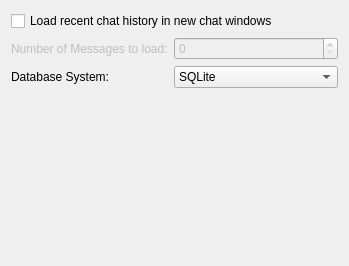
<?xml version="1.0" encoding="UTF-8"?>
<ui version="4.0">
 <class>HistoryPreferencesUI</class>
 <widget class="QWidget" name="HistoryPreferencesUI">
  <property name="geometry">
   <rect>
    <x>0</x>
    <y>0</y>
    <width>349</width>
    <height>266</height>
   </rect>
  </property>
  <property name="windowTitle">
   <string>Preferences</string>
  </property>
  <layout class="QVBoxLayout" name="verticalLayout">
   <item>
    <layout class="QGridLayout" name="gridLayout">
     <item row="0" column="0" colspan="2">
      <widget class="QCheckBox" name="chkLoadRecentMessages">
       <property name="text">
        <string>Load recent chat history in new chat windows</string>
       </property>
      </widget>
     </item>
     <item row="1" column="0">
      <widget class="QLabel" name="label">
       <property name="enabled">
        <bool>false</bool>
       </property>
       <property name="text">
        <string>Number of Messages to load:</string>
       </property>
      </widget>
     </item>
     <item row="1" column="1">
      <widget class="QSpinBox" name="spinNoOfMessagesToLoad">
       <property name="enabled">
        <bool>false</bool>
       </property>
       <property name="sizePolicy">
        <sizepolicy hsizetype="Expanding" vsizetype="Fixed">
         <horstretch>0</horstretch>
         <verstretch>0</verstretch>
        </sizepolicy>
       </property>
      </widget>
     </item>
     <item row="2" column="0">
      <widget class="QLabel" name="label_2">
       <property name="text">
        <string>Database System:</string>
       </property>
      </widget>
     </item>
     <item row="2" column="1">
      <widget class="QComboBox" name="cboDbSystem">
       <item>
        <property name="text">
         <string>SQLite</string>
        </property>
       </item>
       <item>
        <property name="text">
         <string>MySQL</string>
        </property>
       </item>
       <item>
        <property name="text">
         <string>Postgre SQL</string>
        </property>
       </item>
      </widget>
     </item>
    </layout>
   </item>
   <item>
    <spacer name="verticalSpacer">
     <property name="orientation">
      <enum>Qt::Vertical</enum>
     </property>
     <property name="sizeHint" stdset="0">
      <size>
       <width>20</width>
       <height>148</height>
      </size>
     </property>
    </spacer>
   </item>
  </layout>
 </widget>
 <resources/>
 <connections>
  <connection>
   <sender>chkLoadRecentMessages</sender>
   <signal>toggled(bool)</signal>
   <receiver>label</receiver>
   <slot>setEnabled(bool)</slot>
   <hints>
    <hint type="sourcelabel">
     <x>66</x>
     <y>19</y>
    </hint>
    <hint type="destinationlabel">
     <x>77</x>
     <y>44</y>
    </hint>
   </hints>
  </connection>
  <connection>
   <sender>chkLoadRecentMessages</sender>
   <signal>toggled(bool)</signal>
   <receiver>spinNoOfMessagesToLoad</receiver>
   <slot>setEnabled(bool)</slot>
   <hints>
    <hint type="sourcelabel">
     <x>159</x>
     <y>28</y>
    </hint>
    <hint type="destinationlabel">
     <x>159</x>
     <y>52</y>
    </hint>
   </hints>
  </connection>
 </connections>
</ui>
